Frame 1 (no input): blank canvas, image omitted
Frame 60 (no input): blank canvas, image omitted
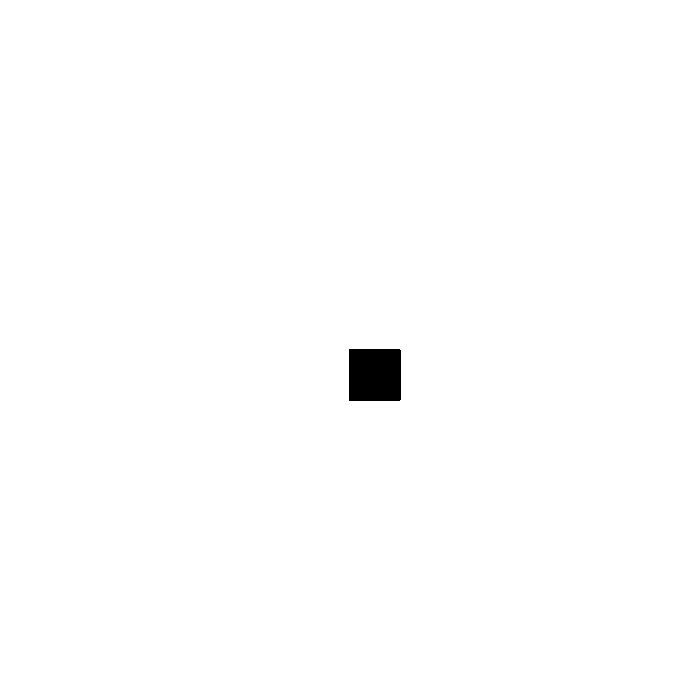
Frame 120 (the mouse pressed at the canvas centre since frame 60)

The p5.js sketch whose frames 1 and 60 were blank and that drew this single picture after the mouse press (run headless with seeded random() and noise() and a simulated clock; from frame 60 on, the mouse is pressed at the canvas centre):

// p5.js sketch
// ── sketch.js
function setup() {
    createCanvas(700, 700);
     background('white');
  }
  
  function draw() {
   
    fill('black')
    
    // console.log(mouseIsPressed);
    
    if(mouseIsPressed)
    rect(mouseX, mouseY, 50, 50)
  }
